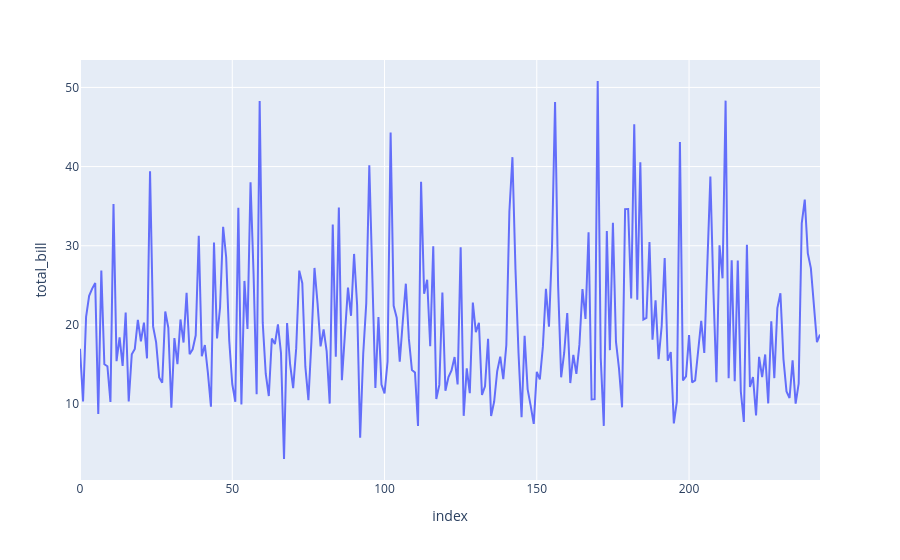

Source (notebook cell):
### Code cell
import plotly.express as px

fig = px.line(tips, y='total_bill')
fig.show()

### Figure 1 — Plotly figure (JSON) as saved in the notebook; plotly's stock layout.template omitted (floating-point values rounded to 4 significant figures; data arrays with more than 128 entries replaced by an {"elided": "..."} marker saying what was removed)
{"data": [{"hovertemplate": "index=%{x}<br>total_bill=%{y}<extra></extra>", "legendgroup": "", "line": {"color": "#636efa", "dash": "solid"}, "marker": {"symbol": "circle"}, "mode": "lines", "name": "", "orientation": "v", "showlegend": false, "type": "scatter", "x": {"elided": "244 int values"}, "xaxis": "x", "y": {"elided": "244 float values"}, "yaxis": "y"}], "layout": {"legend": {"tracegroupgap": 0}, "margin": {"t": 60}, "xaxis": {"anchor": "y", "domain": [0, 1], "title": {"text": "index"}}, "yaxis": {"anchor": "x", "domain": [0, 1], "title": {"text": "total_bill"}}}}
